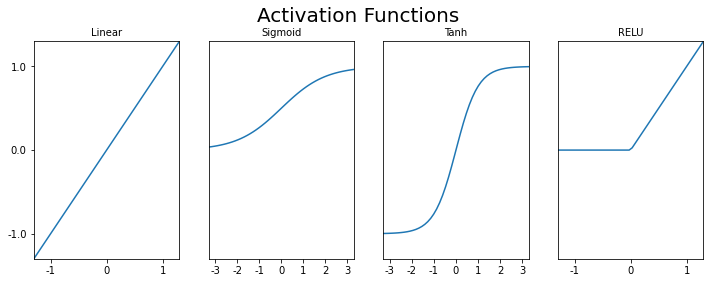

Here is the Python script that generated this plot:
import numpy as np
import matplotlib.pyplot as plt

def RELU(x):
    ''' It returns zero if the input is less than zero otherwise it returns the given input. '''
    x1=[]
    for i in x:
        if i<0:
            x1.append(0)
        else:
            x1.append(i)

    return x1

def tanh(x):
    ''' It returns the value (1-exp(-2x))/(1+exp(-2x)) and the value returned will be lies in between -1 to 1.'''
    return np.tanh(x)

def sigmoid(x):
    ''' It returns 1/(1+exp(-x)). where the values lies between zero and one '''
    return 1/(1+np.exp(-x))

def linear(x):
    ''' y = f(x) It returns the input as it is'''
    return x

fig, axs = plt.subplots(1,4,figsize=(12,4))
fig.suptitle('Activation Functions',fontsize=20, y = 0.9999)

plt.setp(axs,yticks=[])

plt.sca(axs[0])
plt.yticks(np.linspace(-1, 1, 3), np.linspace(-1, 1, 3))

for ax in axs:
    ax.set_ylim([-1.3,1.3])

x = np.linspace(-1.3, 1.3)
axs[0].plot(x, linear(x))
axs[0].set_title('Linear',fontsize=10)
axs[0].set_xlim([-1.3, 1.3])
plt.sca(axs[0])
plt.xticks([-1, 0, 1], [-1, 0, 1])


x = np.linspace(-3.3, 3.3)
axs[1].plot(x, sigmoid(x))
axs[1].set_title('Sigmoid',fontsize=10)
axs[1].set_xlim([-3.3, 3.3])
plt.sca(axs[1])
plt.xticks([-3,-2,-1,0,1,2,3], [-3,-2,-1,0,1,2,3])

x = np.linspace(-3.3, 3.3)
axs[2].plot(x, tanh(x))
axs[2].set_title('Tanh',fontsize=10)
axs[2].set_xlim([-3.3, 3.3])
plt.sca(axs[2])
plt.xticks([-3,-2,-1,0,1,2,3], [-3,-2,-1,0,1,2,3])

x = np.linspace(-1.3, 1.3)
axs[3].plot(x, RELU(x))
axs[3].set_title('RELU',fontsize=10)
axs[3].set_xlim([-1.3, 1.3])
plt.sca(axs[3])
plt.xticks([-1,0,1], [-1,0,1])
